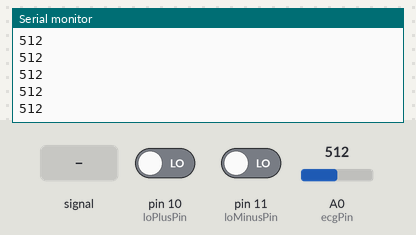
The sketch below on a simulated Arduino Uno, built with avr-gcc and run on an emulated ATmega328P. On the bench: the last lines printed to the serial monitor. The test bench sets the inputs (shaded band); at power-on: A0 (ecgPin) = 512, pin 10 (loPlusPin) LOW, pin 11 (loMinusPin) LOW.

Above: at 1.2 s.
1.3 s: A0 (ecgPin) fed a 200 Hz sine of ±81 counts around its level
At 2.1 s:
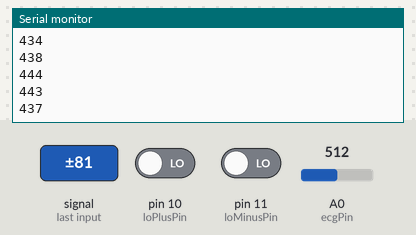
2.8 s: A0 (ecgPin) set to 716
At 3.4 s:
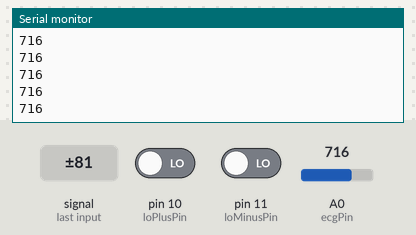
4.3 s: pin 10 (loPlusPin) driven HIGH
Timing chart, 0 to 7.3 s (numbered marks = the images above; inputs shaded):
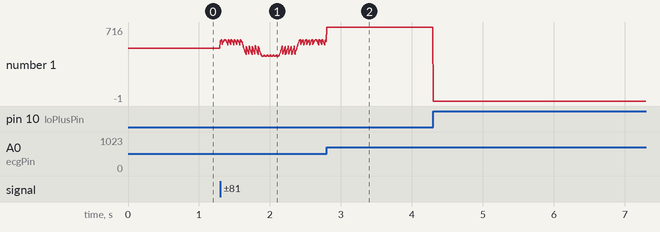

Measured:
- after the input at 1.3 s, the serial monitor: prints a new line at once (image 1)
- plotted number 1: 512 → 574 after the input at 1.3 s

The sketch:

ad8232_read.ino
```cpp
// Cardiac Arrest Early Warning System - AD8232 Reader
// This code samples the AD8232 ECG sensor and sends data over Serial.

const int ecgPin = A0; // ECG analog output connected to A0
const int loPlusPin = 10; // LO+ connected to digital pin 10
const int loMinusPin = 11; // LO- connected to digital pin 11

unsigned long lastSampleTime = 0;
const int sampleInterval = 5; // 5ms = 200 Hz sampling rate

void setup() {
  Serial.begin(115200); // High baud rate for smooth data transfer

  pinMode(loPlusPin, INPUT); // Setup for leads off detection LO +
  pinMode(loMinusPin, INPUT); // Setup for leads off detection LO -
}

void loop() {
  unsigned long currentTime = millis();

  if (currentTime - lastSampleTime >= sampleInterval) {
    lastSampleTime = currentTime;

    // Check for leads off
    if((digitalRead(loPlusPin) == 1) || (digitalRead(loMinusPin) == 1)){
      // Lead off condition. Send an unphysical value or an error code
      // We will send -1 to indicate lead off.
      Serial.println(-1);
    }
    else {
      // Read the ECG value
      int ecgValue = analogRead(ecgPin);

      // Output the value as a single line
      Serial.println(ecgValue);
    }
  }
}
```
